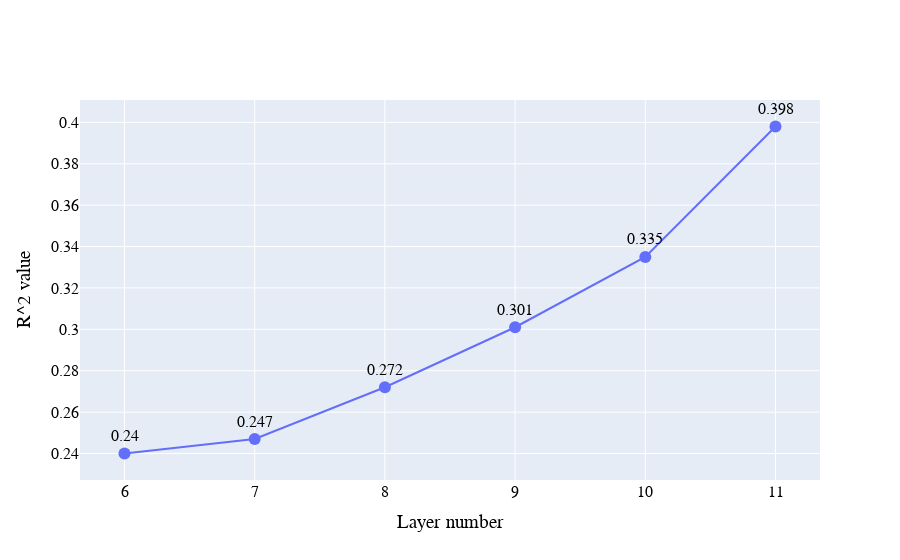

Source (notebook cell):
### Code cell
# ONLY BERT

import plotly.graph_objects as go

fig = go.Figure(go.Scatter(y  = r2l['r'], x = r2l['layer'], mode = 'text+lines+markers', text = r2l['r'], textposition='top center'))

fig.update_traces(marker=dict(size=12))

fig.update_layout(
    font_family="Times Newer Roman",
    font_color="black",
    title_font_family="Times New Roman",
    font_size=16,
    xaxis_title="Layer number",
    yaxis_title="R^2 value",
)

config = {
  'toImageButtonOptions': {
    'format': 'png', # one of png, svg, jpeg, webp
    'filename': 'r2_layers',
    'height': 1080,
    'width': 1920,
    'scale': 1 # Multiply title/legend/axis/canvas sizes by this factor
  }
}

fig.update_xaxes(#tickangle=45,
                 tickmode = 'array',
                 tickvals = r2l['layer'])
                # ticktext= [d.strftime('%Y-%m-%d') for d in datelist])

fig.show(config={'toImageButtonOptions': {'width': None, 'height': None}})

### Figure 1 — Plotly figure (JSON) as saved in the notebook; plotly's stock layout.template omitted (floating-point values rounded to 4 significant figures)
{"data": [{"marker": {"size": 12}, "mode": "text+lines+markers", "text": ["0.24", "0.247", "0.272", "0.301", "0.335", "0.398"], "textposition": "top center", "type": "scatter", "x": [6, 7, 8, 9, 10, 11], "y": [0.24, 0.247, 0.272, 0.301, 0.335, 0.398]}], "layout": {"font": {"color": "black", "family": "Times Newer Roman", "size": 16}, "title": {"font": {"family": "Times New Roman"}}, "xaxis": {"tickmode": "array", "tickvals": [6, 7, 8, 9, 10, 11], "title": {"text": "Layer number"}}, "yaxis": {"title": {"text": "R^2 value"}}}}
